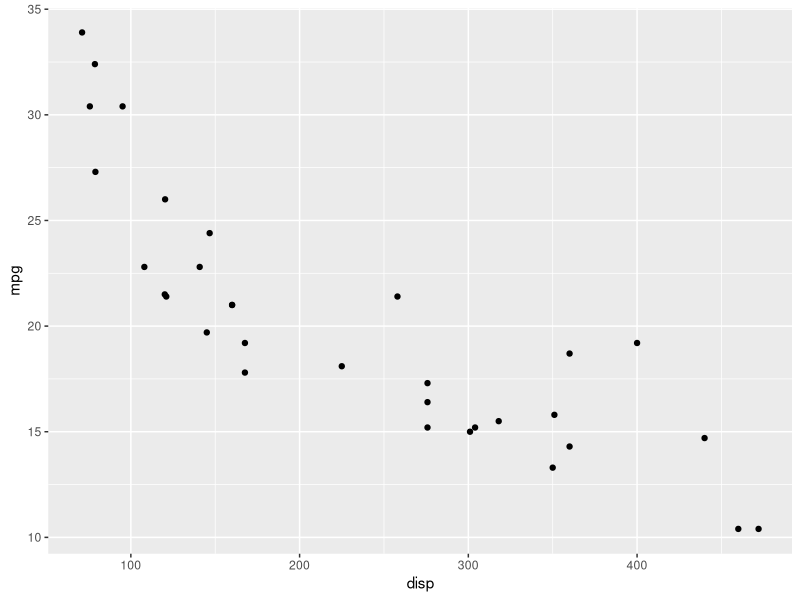
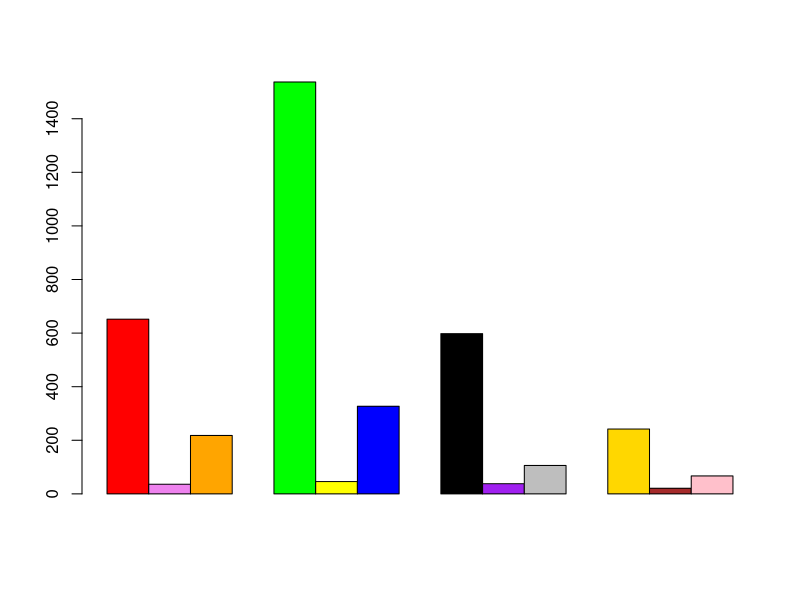

These charts were generated, in order, by the following R code: (Note: this script raises an error after producing the figures.)
#Christian S. Rodrigues



# Lista de Exercícios

# Exercicio 1 - Crie uma função que receba os dois vetores abaixo como parâmetro, 
# converta-os em um dataframe e imprima no console

vec1 <- (10:13)
vec2 <- c("a", "b", "c", "d")

myfunc = function(x,y) {
  df = data.frame(cbind(x,y)) 
  print(df)
}
myfunc(vec1, vec2)
# o bind agrupa os dados,
#c=coluna ou r para linha antes dele é o que indica o que agrupa


# Exercicio 2 - Crie uma matriz com 4 linhas e 4 colunas preenchida com 
# números inteiros e calcule a média de cada linha
mat <- matrix(c(1:16), nrow = 4, ncol = 4)
mat
apply(mat,1,mean)
apply(mat,2,mean)
#?apply


# Exercicio 3 - Considere o dataframe abaixo. 
# Calcule a média por disciplina e depois calcule a média de apenas uma disciplina
escola <- data.frame(Aluno = c('Alan', 'Alice', 'Alana', 'Aline', 'Alex', 'Ajay'),
                     Matematica = c(90, 80, 85, 87, 56, 79),
                     Geografia = c(100, 78, 86, 90, 98, 67),
                     Quimica = c(76, 56, 89, 90, 100, 87))

escola
apply(escola[,c(2,3,4)],2,mean)
#(escola[LINHA,c(VetorParametros)], 1 para linha, 2 para coluna, mean=media)


# Exercicio 4 - Crie uma lista com 3 elementos, todos numéricos 
# e calcule a soma de todos os elementos da lista
lst <- list(a = 1:10, b = 1:5, c = 1:6)
lst
do.call(sum, lst) # sum= soma
#?do.call


# Exercicio 5 - Transforme a lista anterior um vetor
unlist(lst) #transforma lista em vetor


# Exercicio 6 - Considere a string abaixo. Substitua a palavra "textos" por "frases"
str <- c("Expressoes", "regulares", "em linguagem R", 
         "permitem a busca de padroes", "e exploracao de textos",
         "podemos buscar padroes em digitos",
         "como por exemplo",
         "10992451280")
str[5] = "e exploracao de frases"
str


# Exercicio 7 - Usando o dataset mtcars, crie um gráfico com ggplot do tipo 
# scatter plot. Use as colunas disp e mpg nos eixos x e y respectivamente
library(ggplot2)
ggplot(data=mtcars, aes(x= disp, y= mpg)) + geom_point()
#FUNÇÃO(LOCAL=NOME, eixos(x=eixo, y=eixo)) + estilo de gráfico()


# Exercicio 8 - Considere a matriz abaixo.
# Crie um bar plot que represente os dados em barras individuais.
mat1 <- matrix(c(652,1537,598,242,36,46,38,21,218,327,106,67), nrow = 3, byrow = T)
mat1
barplot(mat1, beside = T,
        col = c("red", "violet","orange", "green", "yellow", "blue", "black",
                "purple", "gray", "gold", "brown", "pink"))
# o besinde, faz os dados serem individuais, e não um sobre o outro.
# o TRUE válida a função


# Exercício 9 - Qual o erro do código abaixo?
#library("ggplot2")
data(diamonds)

# código original
ggplot(data = diamonds, aes(x = price, group = fill, fill = cut)) + 
  geom_density(adjust = 1.5)

# Código corrigido
ggplot(data = diamonds, aes(x = price, group = cut, fill = cut)) + 
  geom_density(adjust = 1.5)
#O erro está localizado em > group = fill, group tem que se referir a um objeto no dataframe
# e fill é uma configuração estética do ggplot, portanto não pode ser usado, o correto é usar um
# objeto do dataframe como o cut a exemplo.


# Exercício 10 - Qual o erro do código abaixo?
View(mtcars)
# Código original
ggplot(mtcars, aes(x = as.factor(cyl), fill = as.factor(cyl))) + 
  geom_barplot() +
  labs(fill = "cyl")

# Código corrigido
ggplot(mtcars, aes(x = as.factor(cyl), fill = as.factor(cyl))) + 
  geom_bar() + labs(fill = "cyl")
# A função geom_barplot não existe, a função correta é somente geom_bar().



# Christian S. Rodrigues